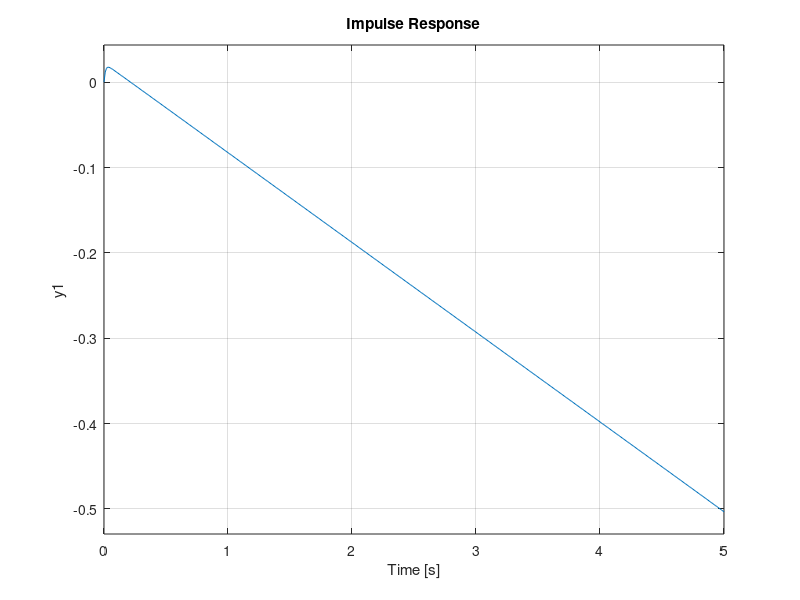

Reproduce this figure in MATLAB.
clc
clear
close all

s = tf('s');
M = 0.5;
m = 0.2;
b = 0.1;
J = 0.006;
g = 9.8;
l = 0.3;
q = (M + m) * (J + m * l^2)-(m * l)^2;

Kp = 100;
Ki = 1;
Kd = 20;
C = pid(Kp,Ki,Kd);

num1 = [m*l/q  0 ];
den1 = [1  b*(J+m*l^2)/q  -(M+m)*m*g*l/q  -b*m*g*l/q  ];
G_pend=tf(num1,den1);
G_cart = (((J+m*l^2)/q)*s^2 - (m*g*l/q))/(s^4 + (b*(J + m*l^2))*s^3/q - ((M + m)*m*g*l)*s^2/q - b*m*g*l*s/q);
T2 = feedback(1,G_pend*C)*G_cart;
t = 0:0.01:5;
impulse(T2, t);